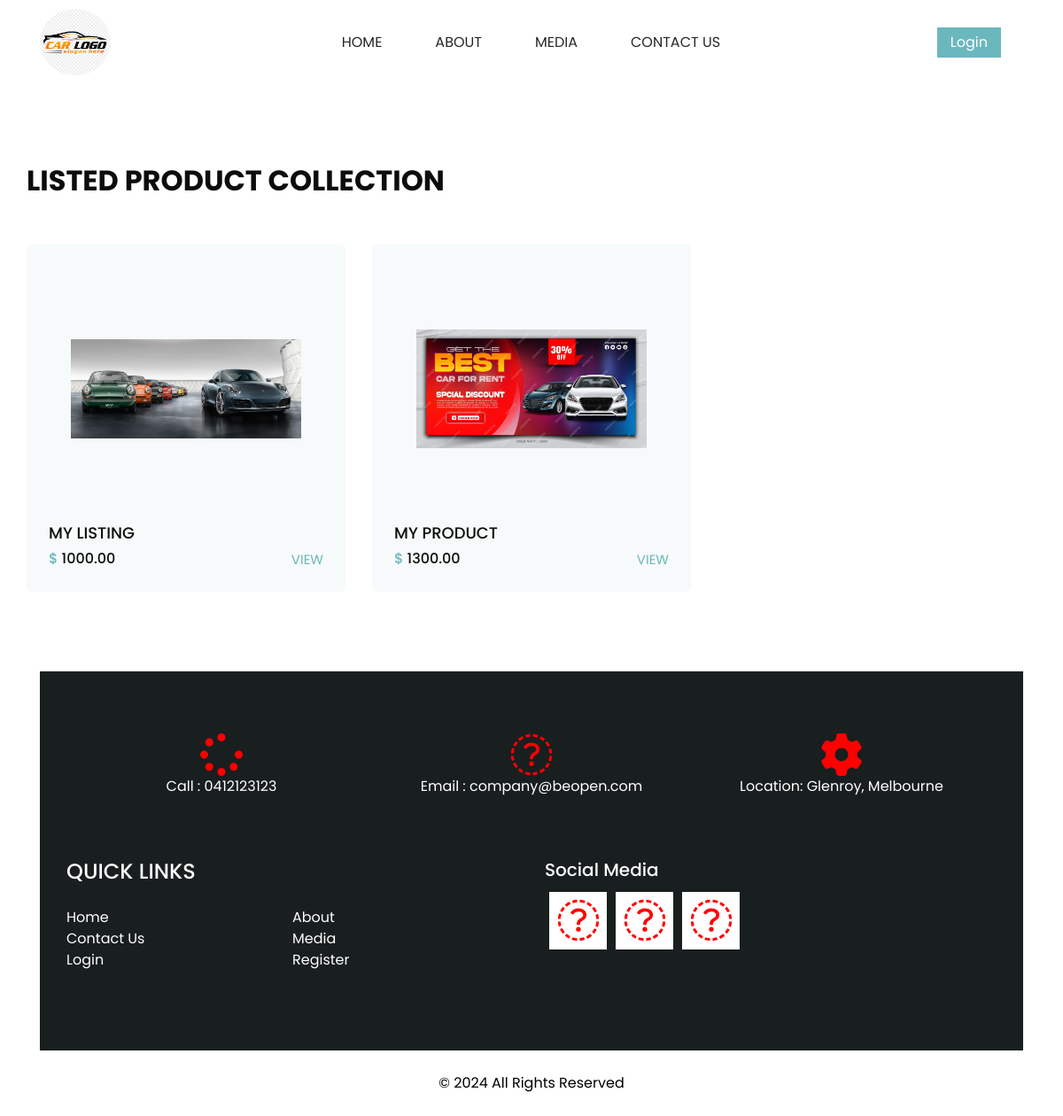
/listed_items/, run on the app's committed database.
### handler/models.py (models this page shows, shortened)
class Company(models.Model):
    name = models.CharField(max_length=255, unique=True)
    logo = models.ImageField(upload_to="company_logos/", blank=True, null=True)
    slider = models.ImageField(upload_to="slider/", blank=True, null=True)
    overview = models.TextField(blank=True, null=True)
    phone = models.CharField(max_length=255, null=True)
    email = models.CharField(max_length=255, null=True)
    location = models.CharField(max_length=255, null=True)
    facebook_link = models.URLField(max_length=255, blank=True, null=True)
    twitter_link = models.URLField(max_length=255, blank=True, null=True)
    instagram_link = models.URLField(max_length=255, blank=True, null=True)
    terms_and_conditions = models.TextField(
        default="Please read our terms and conditions carefully before using our services."
    )
    class Meta:
        verbose_name = "Company details"
        verbose_name_plural = "Company details"

class ListedProduct(models.Model):
    CONDITION_NEW = 'new'
    CONDITION_USED = 'used'
    CONDITION_REFURBISHED = 'refurbished'
    CONDITION_CHOICES = [
        (CONDITION_NEW, 'New'),
        (CONDITION_USED, 'Used'),
        (CONDITION_REFURBISHED, 'Refurbished'),
    ]
    user = models.ForeignKey(User, on_delete=models.CASCADE)
    title = models.CharField(max_length=255)
    image = models.ImageField(upload_to="listed_products/")
    description = models.TextField()
    price = models.DecimalField(max_digits=10, decimal_places=2)
    category = models.ForeignKey(
        Category, on_delete=models.CASCADE, related_name="listed_products"
    )
    availability = models.BooleanField(default=True)
    condition = models.CharField(
        max_length=20,
        choices=CONDITION_CHOICES,
        default=CONDITION_NEW
    )

### handler/views.py (the view)
# urls.py: path("listed_items/", views.listed_item_view, name="listed_items"),
def listed_item_view(request):
    products = ListedProduct.objects.all().order_by("price")
    company = Company.objects.latest("id")
    return render(
        request,
        "listed_items.html",
        {
            "products": products,
            "company": company,
        },
    )

### handler/templates/listed_items.html
{% extends 'includes/base.html' %}
{% load static %}
{% block content %}
<section class="furniture_section layout_padding">
  <div class="container">
    <div class="heading_container">
      <h2>
        Listed Product Collection
      </h2>
    </div>
    <div class="row">
      {% for product in products %}
      <div class="col-md-6 col-lg-4">
        <div class="box">
          <div class="img-box">
            <img src="{{ product.image.url }}" alt="">
          </div>
          <div class="detail-box">
            <h5>
              {{product.title}}
            </h5>
            <div class="price_box">
              <h6 class="price_heading">
                <span>$</span> {{product.price}}
              </h6>
              <a href="{% url 'listed_item_detail' id=product.id %}">
                View
              </a>
            </div>
          </div>
        </div>
      </div>
      {% endfor %}
    </div>
  </div>
</section>
{% endblock %}

### handler/templates/includes/base.html (shortened to what this page needs)
{% load static %}
<!DOCTYPE html>
<html lang="en">
<head>
    <link rel="stylesheet" href="https://cdnjs.cloudflare.com/ajax/libs/font-awesome/4.7.0/css/font-awesome.min.css">
    <link rel="stylesheet" type="text/css" href="{% static 'bootstrap.css' %}" />
    <link href="{% static 'font-awesome.min.css' %}" rel="stylesheet" />
    <link href="{% static 'style.css' %}" rel="stylesheet" />
    <link href="{% static 'responsive.css' %}" rel="stylesheet" />
</head>
<body>
    <div class="hero_area">
        <header class="header_section long_section px-0">
            <nav class="navbar navbar-expand-lg custom_nav-container">
                <a class="navbar-brand" href="{% url 'home' %}">
                    <img src="{{company.logo.url }}" style="height: 75px; width: 80px; border-radius: 50%; object-fit: cover;"></img>
                </a>
                <div class="collapse navbar-collapse" id="navbarSupportedContent">
                    <div class="d-flex mx-auto flex-column flex-lg-row align-items-center">
                        <ul class="navbar-nav">
                            <li class="nav-item active">
                                <a class="nav-link" href="{% url 'home' %}">Home <span class="sr-only">(current)</span></a>
                            </li>
                            <li class="nav-item">
                                <a class="nav-link" href="{% url 'about' %}">About</a>
                            </li>
                            <li class="nav-item">
                                <a class="nav-link" href="{% url 'media' %}">Media</a>
                            </li>
                            <li class="nav-item">
                                <a class="nav-link" href="{% url 'contact' %}">Contact Us</a>
                            </li>
                        </ul>
                    </div>
                    <div class="quote_btn-container">
                        {% if not user.is_authenticated %}
                            <a href="{% url 'login' %}">
                                <button style="background-color: #6bb7be; color: white; border: none; padding: 5px 15px">Login</button>
                            </a>
                        {% else %}
                            <a href="{% url 'dashboard' %}">
                                <button style="background-color: #ff4d4d; color: white; border: none; padding: 5px 15px">Dashboard</button>
                            </a>
                        {% endif %}
                    </div>
                </div>
            </nav>
        </header>
        <main>
            {% block content %}
            {% endblock %}
        </main>
        {% include 'includes/footer.html' %}
</body>
</html>

### handler/templates/includes/footer.html (shortened to what this page needs)
{% load static %}
<section class="info_section long_section">
    <div class="container">
      <div class="contact_nav">
        <a>
          <i class="fa fa-spinner fa-spin" style="font-size:48px;color:red"></i>
          <span>
            Call : {{company.phone}}
          </span>
        </a>
        <a>
          <i class="fa fa-circle-o-notch fa-spin" style="font-size:48px;color:red"></i>
          <span>
            Email : {{company.email}}
          </span>
        </a>
        <a>
          <i class="fa fa-cog fa-spin" style="font-size:48px;color:red"></i>
          <span>
            Location: {{company.location}}
          </span>
        </a>
      </div>
      <div class="info_top ">
        <div class="row ">
          <div class="col-sm-6 col-md-6 col-lg-6">
            <div class="info_links">
              <h4>
                QUICK LINKS
              </h4>
              <div class="info_links_menu">
                <a class="" href="{% url 'home' %}">Home</a>
                <a class="" href="{% url 'about' %}"> About</a>
                <a class="" href="{% url 'contact' %}">Contact Us</a>
                <a class="" href="{% url 'media' %}">Media</a>
                <a class="" href="{% url 'login' %}">Login</a>
                <a class="" href="{% url 'register' %}">Register</a>
              </div>
            </div>
          </div>
          <div class="col-sm-6 col-md-6 col-lg-6 mx-auto">
            <div class="info_post">
              <h5>
                Social Media
              </h5>
              <div class="post_box">
                <div class="img-box">
                  <a href="{{company.instagram_link}}" target="_blank"><i class="fa fa-instagram" style="font-size:48px;color:red"></i></a>
                </div>
                <div class="img-box">
                  <a href="{{company.facebook_link}}" target="_blank"><i class="fa fa-facebook-f" style="font-size:48px;color:red"></i></a>
                </div>
                <div class="img-box">
                  <a href="{{company.twitter_link}}" target="_blank"><i class="fa fa-twitter" style="font-size:48px;color:red"></i></a>
                </div>
              </div>
            </div>
          </div>
        </div>
      </div>
    </div>
  </section>
<footer class="footer_section">
    <div class="container">
        <p>
            &copy; <span id="displayYear"></span> All Rights Reserved
        </p>
    </div>
</footer>
</body>
</html>

### static/style.css (style rules this page uses)
body { font-family: "Poppins", sans-serif; color: #0c0c0c; background-color: #ffffff; overflow-x: hidden; }
.layout_padding { padding: 90px 0; }
.long_section { margin-left: 45px; margin-right: 45px; padding-left: 15px; padding-right: 15px; }
.heading_container { display: -webkit-box; display: -ms-flexbox; display: flex; -webkit-box-orient: vertical; -webkit-box-direction: normal; -ms-flex-direction: column; flex-direction: column; -webkit-box-align: start; -ms-flex-align: start; align-items: flex-start; }
.heading_container h2 { position: relative; font-weight: bold; text-transform: uppercase; }
.hero_area { min-height: 100vh; position: relative; display: -webkit-box; display: -ms-flexbox; display: flex; -webkit-box-orient: vertical; -webkit-box-direction: normal; -ms-flex-direction: column; flex-direction: column; }
.header_section { background-color: #ffffff; }
.custom_nav-container .navbar-nav .nav-item .nav-link { padding: 3px 15px; margin: 10px 15px; color: #272727; text-align: center; text-transform: uppercase; }
a, a:hover, a:focus { text-decoration: none; }
.custom_nav-container { z-index: 99999; padding: 5px 0; }
.quote_btn-container { display: -webkit-box; display: -ms-flexbox; display: flex; -webkit-box-align: center; -ms-flex-align: center; align-items: center; }
.quote_btn-container a { color: #151515; margin-right: 25px; text-transform: uppercase; }
.furniture_section .box { margin-top: 45px; background-color: #f7fafa; padding: 25px; border-radius: 5px; }
.furniture_section .box .img-box { display: -webkit-box; display: -ms-flexbox; display: flex; -webkit-box-pack: center; -ms-flex-pack: center; justify-content: center; -webkit-box-align: center; -ms-flex-align: center; align-items: center; height: 275px; padding: 25px; }
.furniture_section .box .img-box img { max-width: 100%; max-height: 100%; }
.furniture_section .box .detail-box { margin-top: 15px; }
.furniture_section .box .detail-box h5 { text-transform: uppercase; font-size: 18px; }
.furniture_section .box .detail-box .price_box { display: -webkit-box; display: -ms-flexbox; display: flex; -webkit-box-pack: justify; -ms-flex-pack: justify; justify-content: space-between; }
.furniture_section .box .detail-box .price_box .price_heading { margin-bottom: 0; }
.furniture_section .box .detail-box .price_box .price_heading span { color: #6bb7be; }
.furniture_section .box .detail-box .price_box a { color: #6bb7be; text-transform: uppercase; font-size: 15px; }
.info_section { background-color: #191e1f; color: #ffffff; padding-top: 45px; padding-bottom: 45px; }
.info_section .contact_nav { display: -webkit-box; display: -ms-flexbox; display: flex; -webkit-box-pack: center; -ms-flex-pack: center; justify-content: center; padding: 25px 0; text-align: center; }
.info_section .contact_nav a { -webkit-box-flex: 1; -ms-flex: 1; flex: 1; margin: 0; display: -webkit-box; display: -ms-flexbox; display: flex; -webkit-box-orient: vertical; -webkit-box-direction: normal; -ms-flex-direction: column; flex-direction: column; -webkit-box-align: center; -ms-flex-align: center; align-items: center; color: #ffffff; }
.info_section .info_top { padding: 45px 0; }
.info_section h4 { text-transform: uppercase; position: relative; margin-bottom: 25px; }
.info_section .info_links .info_links_menu { display: -webkit-box; display: -ms-flexbox; display: flex; -ms-flex-wrap: wrap; flex-wrap: wrap; }
.info_section .info_links .info_links_menu a { color: #ffffff; -ms-flex-preferred-size: 50%; flex-basis: 50%; }
.info_section .info_post .post_box { display: -webkit-box; display: -ms-flexbox; display: flex; -ms-flex-wrap: wrap; flex-wrap: wrap; -webkit-box-align: center; -ms-flex-align: center; align-items: center; }
.info_section .info_post .post_box .img-box { min-width: 65px; max-width: 65px; height: 65px; display: -webkit-box; display: -ms-flexbox; display: flex; -webkit-box-pack: center; -ms-flex-pack: center; justify-content: center; -webkit-box-align: center; -ms-flex-align: center; align-items: center; background-color: #ffffff; -ms-flex-preferred-size: calc(33% - 10px); flex-basis: calc(33% - 10px); padding: 10px; margin: 5px; }
.footer_section { position: relative; text-align: center; }
.footer_section p { color: #000000; padding: 25px 0; margin: 0; }

### static/responsive.css (style rules this page uses)
@media (min-width: 1200px) { .container { max-width: 1170px; } }

### data on the page
Company: logo (picture), phone "0412123123", email "company@beopen.com", location "Glenroy, Melbourne"
ListedProduct: image (picture), title "MY LISTING", price "1000.00"
ListedProduct: image (picture), title "MY PRODUCT", price "1300.00"
